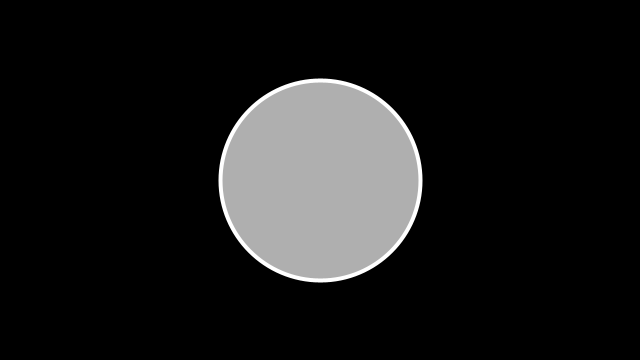
Frame 1 (no input)
Frame 60 (the mouse pressed at the canvas centre just before this capture): identical to frame 1, image omitted
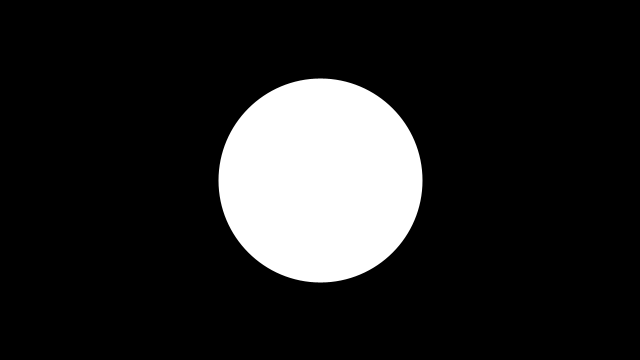
Frame 120 (the mouse held since frame 60 and released just before this capture)

The Processing sketch that drew these frames (run headless with seeded random() and noise(); from frame 60 on, the mouse is pressed at the canvas centre):

// Processing sketch: circle_rollover
// ── circle_rollover.pde
// Circle rollover
// The Coding Train / Daniel Shiffman
// Processing Intro Series

float xpos, ypos, radius;
void setup() {
  size(640, 360);
  xpos = width/2;
  ypos = height/2;
  radius = 100;
}

void draw() {
  background(0);
  stroke(255);
  strokeWeight(4);

  float distance = dist(mouseX, mouseY, xpos, ypos);
  if (distance < radius) {
    fill(255);
  } else {
    fill(175);
  }

  circle(xpos, ypos, radius*2);
}
